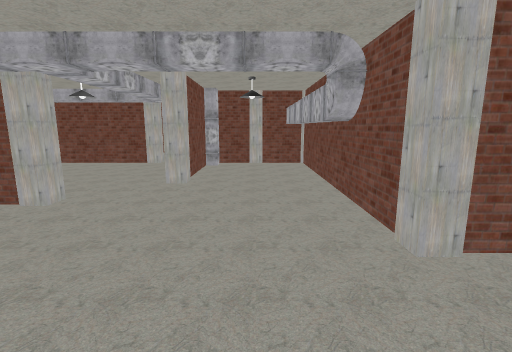
View 1 (above)

23 first-person views from a walk through a scene from a Unity 3-D project. The camera is 1.4 m above the floor, tilts 10° down and sees 85° across. The floor is counted in squares, 1 m on a side. Each view is taken from the middle of a square. On the plan, view 1 faces up. The plan holds only what a view shows up to about 14 squares ahead; the rest is blank. The place goes on beyond the plan. The player is left out. Door leaves are left out, so doorways stand open.

View 2
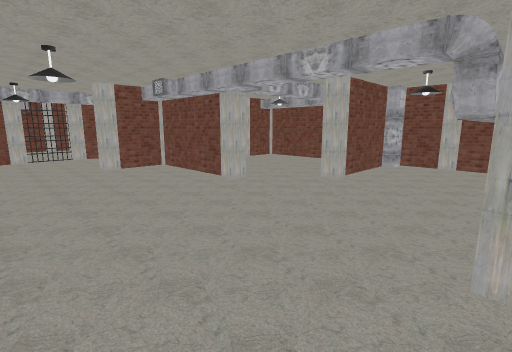

View 3
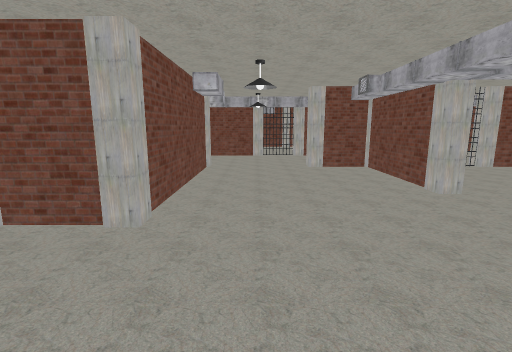

View 4
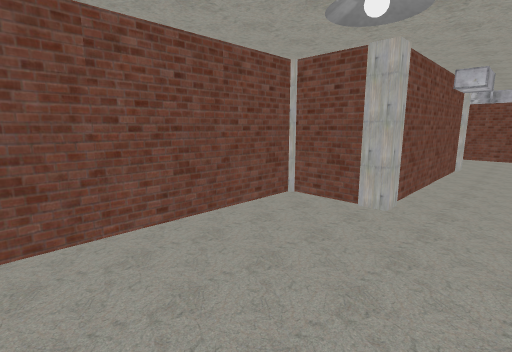

View 5
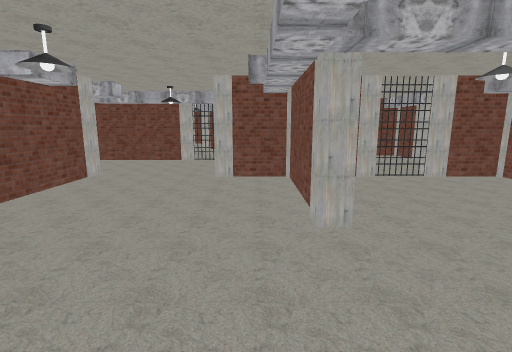

View 6
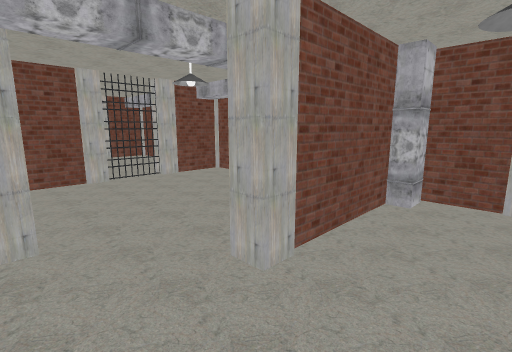

View 7
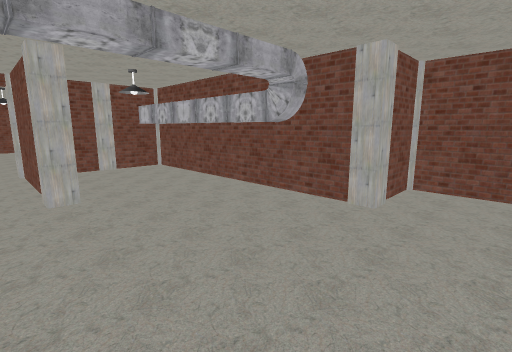

View 8
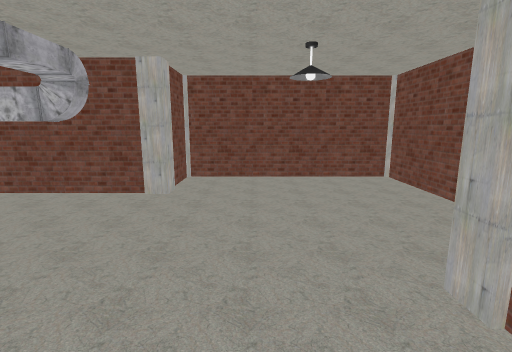

View 9
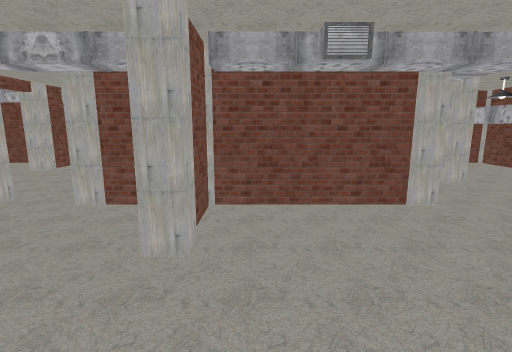

View 10
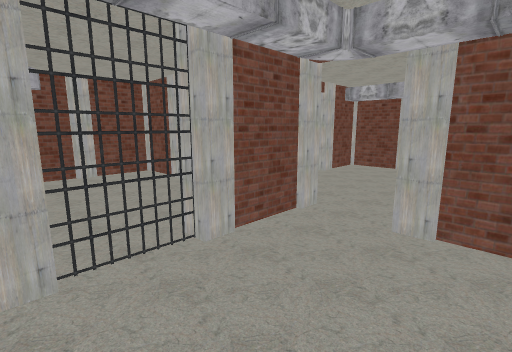

View 11
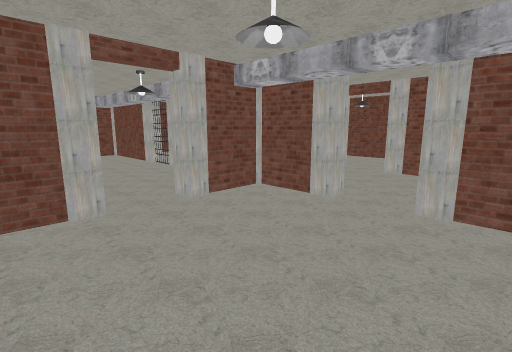

View 12
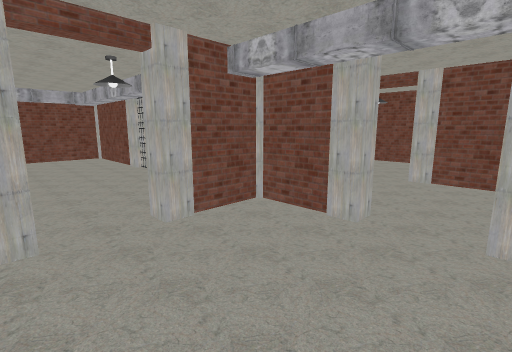

View 13
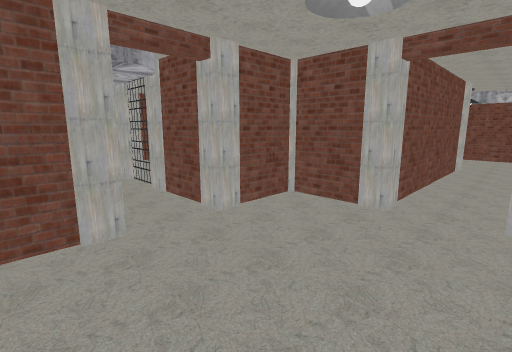

View 14
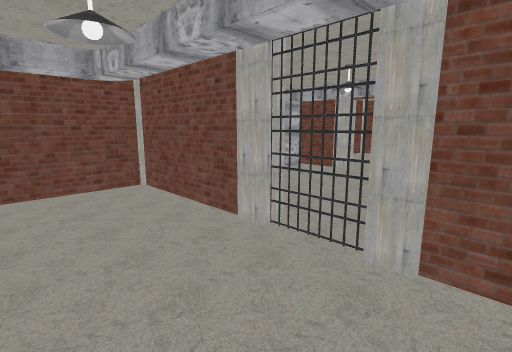

View 15
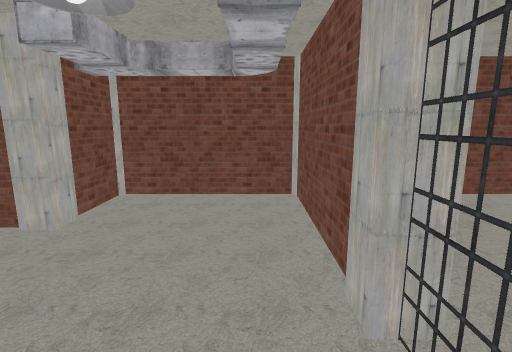

View 16
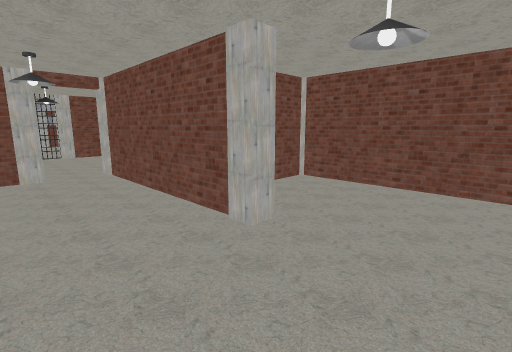

View 17
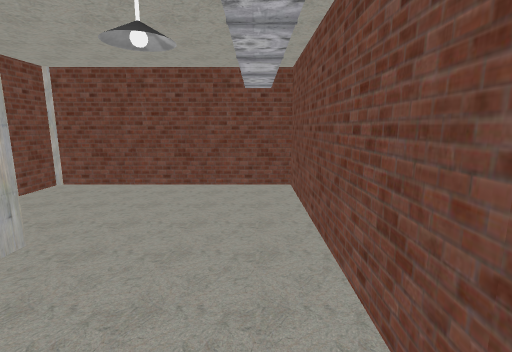

View 18
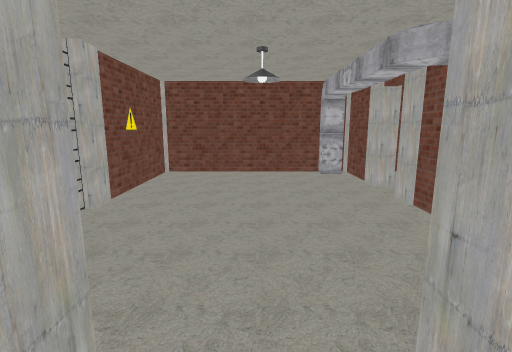

View 19
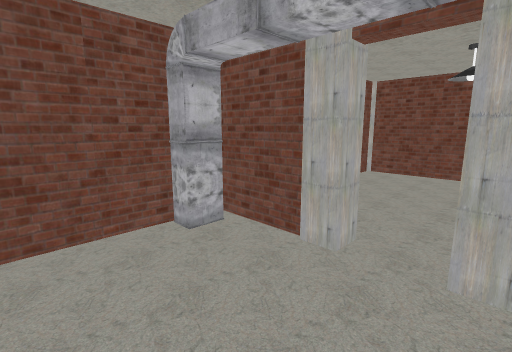

View 20
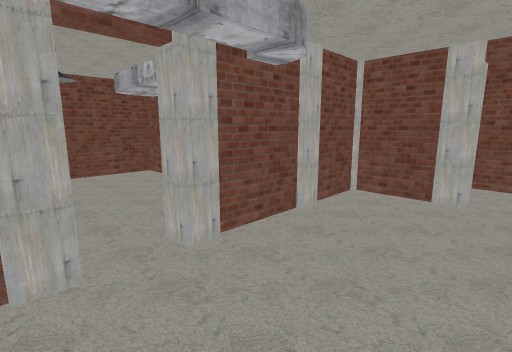

View 21
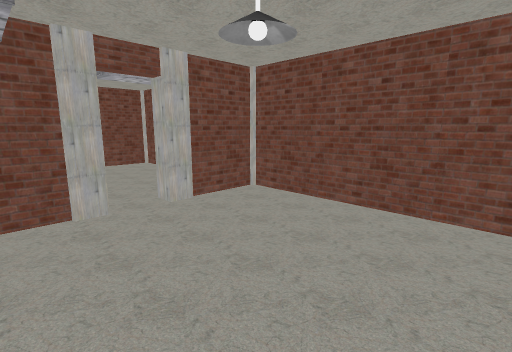

View 22
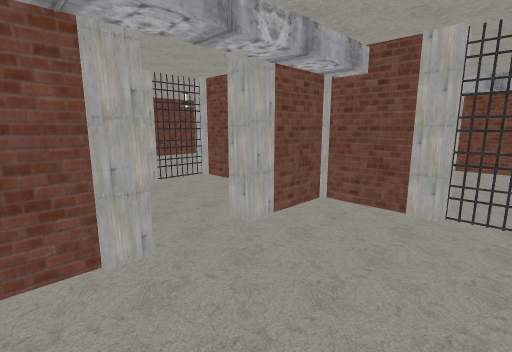

View 23
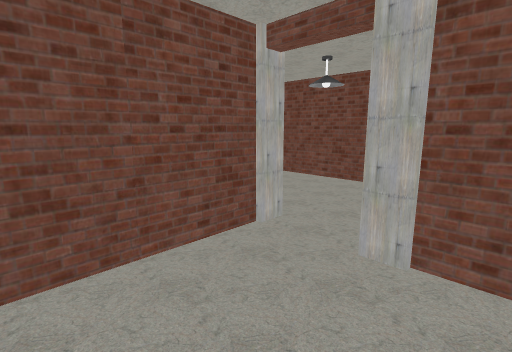

### Floor plan
Key: @ floor where view 1 was taken; # wall or solid block; . floor; D open door; P pipe; T thing the floor can be seen under or through.
Columns run from 24 left of view 1 to 4 right of it. Each row starts with its distance up from view 1.
 21                  ##
 20                  ..
 19        #####    ...
 18         ....    ..
 17          ...   ...
 16          ...   ..     .
 15           #.#####     .
 14           #.....#     .
 13           #.....      .
 12    ..     #.....     ..
 11 #############.#######.P####
 10 #.........#.....T.....P..P#
  9 #.........#.....T.....#..P#
  8 #...............T.....#..P#
  7 #...#######.....T.....#..P#
  6 #.....  ..#.....#........P#
  5 #.....###.###.#######....P#
  4 #.....#.....#...#.........#
  3 #######.....#...#.........###
  2 #.....#.....#...............#
  1 #.....#.....#...............#
  0 #.....D.....#...........@...#
 -1 #.....#.....#...#######.....#
 -2 #.....#P....#...#     #.....#
 -3 #################     #######

Where each view was taken, in squares from view 1:
view 1: 0 up, 0 right, facing up
view 2: 0 up, 2 right, facing up-left
view 3: 1 up, 2 right, facing left
view 4: 1 up, 3 right, facing down-left
view 5: 4 up, 0 right, facing left
view 6: 5 up, 0 right, facing up-left
view 7: 1 up, 3 left, facing up-right
view 8: 1 up, 4 left, facing right
view 9: 0 up, 7 left, facing up
view 10: 1 up, 9 left, facing up-left
view 11: 6 up, 9 left, facing up-left
view 12: 7 up, 10 left, facing up-left
view 13: 9 up, 9 left, facing down-left
view 14: 4 up, 9 left, facing down-left
view 15: 3 up, 11 left, facing down
view 16: 10 up, 23 left, facing down-right
view 17: 10 up, 23 left, facing down
view 18: 6 up, 15 left, facing down
view 19: 1 up, 15 left, facing down-left
view 20: 1 down, 15 left, facing up-left
view 21: 2 up, 23 left, facing down-right
view 22: 8 up, 13 left, facing up-right
view 23: 12 up, 11 left, facing up-left
